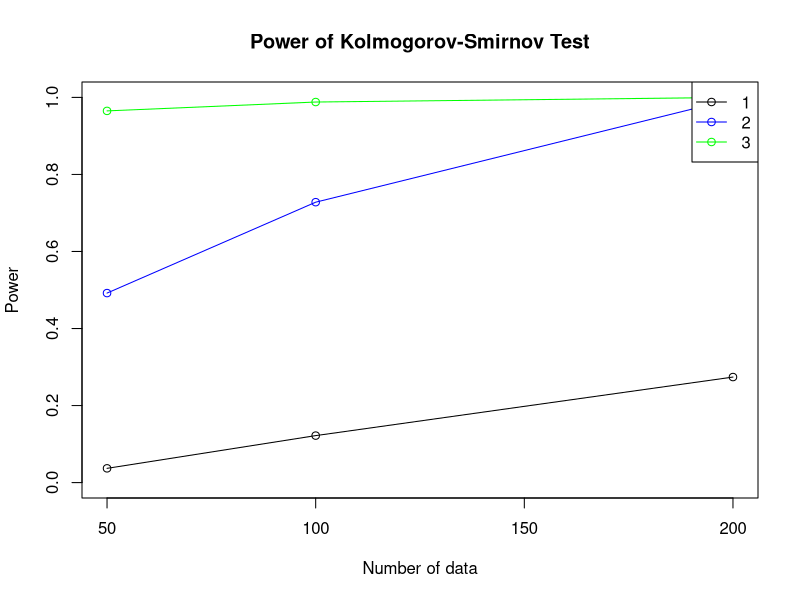

Write the R code that produced this figure.
## ---- chunk 1
knitr::opts_chunk$set(echo = TRUE)
## ---- chunk 2
library(ggplot2)
library(nortest)
library(stats)
library(tseries)
## ---- chunk 3
library(stats)

# Function to compute the power of the Kolmogorov-Smirnov test
compute_power <- function(data1, data2, n_simulations, alpha) {
  power <- rep(0, n_simulations)
  
  for (i in 1:n_simulations) {
    # Generate random samples from the hypothesized distributions
    simulated_data1 <- rnorm(length(data1), mean = mean(data1), sd = sd(data1))
    simulated_data2 <- rnorm(length(data2), mean = mean(data2), sd = sd(data2))
    
    # Perform the Kolmogorov-Smirnov test
    ks_test <- ks.test(simulated_data1, simulated_data2)
    
    # Check if the null hypothesis is rejected
    if (ks_test$p.value < alpha) {
      power[i] <- 1
    }
  }
  
  return(mean(power))
}

## ---- chunk 4


# Parameters
n_data <- c(50, 100, 200)  # Number of data (can be different in each sample)
sd_values <- c(1, 2, 3)  # Standard deviations
n_simulations <- 1000  # Number of simulations
alpha <- 0.05  # Significance level

## ---- chunk 5

# Perform simulations for different settings
results <- matrix(0, nrow = length(n_data), ncol = length(sd_values))
colnames(results) <- sd_values

for (i in 1:length(n_data)) {
  n <- n_data[i]
  
  for (j in 1:length(sd_values)) {
    sd1 <- sd_values[j]
    sd2 <- 1  # Standard deviation for the second sample (fixed at 1)
    
    # Generate data from normal distributions
    data1 <- rnorm(n, mean = 0, sd = sd1)
    data2 <- rnorm(n, mean = 0, sd = sd2)
    
    # Compute power of the Kolmogorov-Smirnov test
    power <- compute_power(data1, data2, n_simulations, alpha)
    results[i, j] <- power
  }
}


## ---- chunk 6

# Plot the results
plot(n_data, results[, 1], type = "o", ylim = c(0, 1), xlab = "Number of data",
     ylab = "Power", main = "Power of Kolmogorov-Smirnov Test")

lines(n_data, results[, 2], type = "o", col = "blue")
lines(n_data, results[, 3], type = "o", col = "green")

legend("topright", legend = sd_values, col = c("black", "blue", "green"),
       lty = 1, pch = 1)
